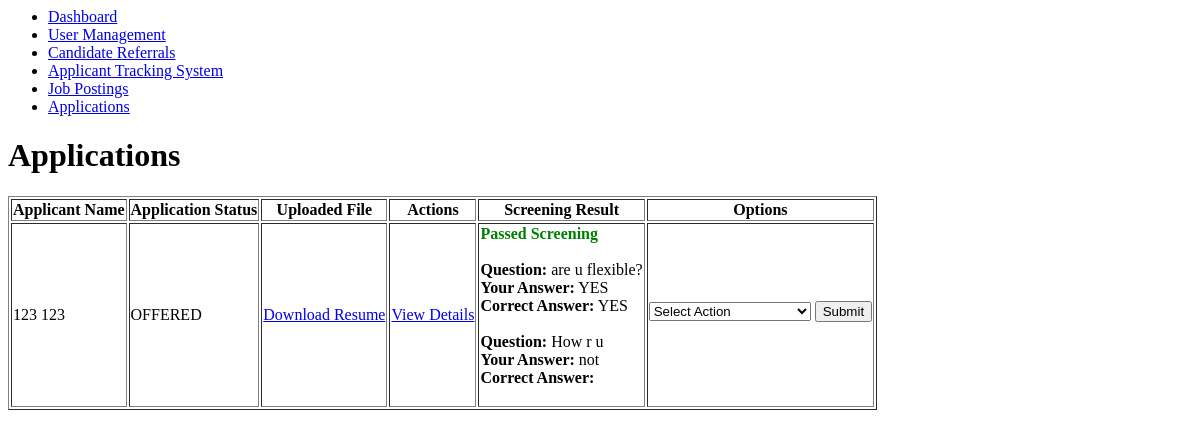
Before: /recruiter/application.php (signed in) with the older database file.
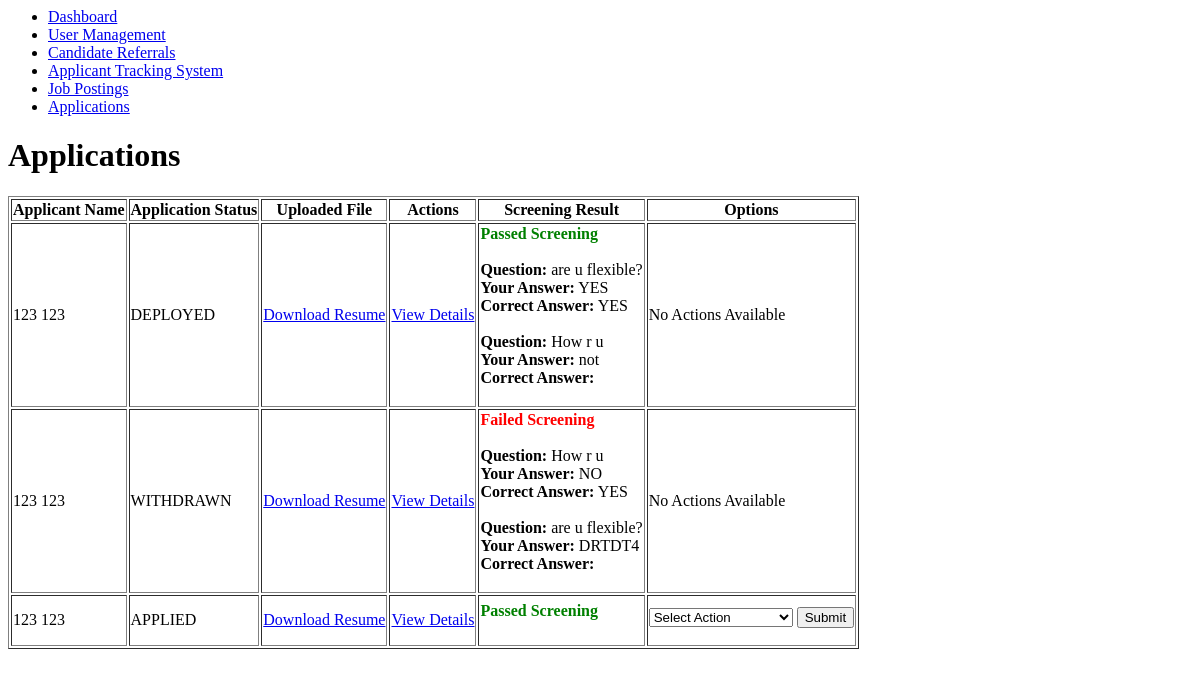
After: the same page with the newer database file.
### tables this page shows
CREATE TABLE `applications` (
  `application_id` int(11) NOT NULL,
  `job_id` int(11) NOT NULL,
  `profile_id` int(11) NOT NULL,
  `resume` varchar(255) DEFAULT NULL,
  `application_status` enum('APPLIED','SCREENING','INTERVIEW','OFFERED','DEPLOYED','REJECTED','WITHDRAWN') NOT NULL,
  `rejection_reason` text DEFAULT NULL,
  `referral_source` enum('referral_applicants','social_media_applicants','career_site_applicants') DEFAULT 'career_site_applicants',
  `time_applied` datetime NOT NULL,
  `recruiter_id` int(11) NOT NULL,
  `withdrawn_at` datetime DEFAULT NULL
);

CREATE TABLE `profiles` (
  `profile_id` int(11) NOT NULL,
  `user_id` int(11) NOT NULL,
  `fname` varchar(100) NOT NULL,
  `lname` varchar(100) NOT NULL,
  `age` int(11) DEFAULT NULL,
  `phone` varchar(45) DEFAULT NULL,
  `address` varchar(255) DEFAULT NULL,
  `civil_status` varchar(45) DEFAULT NULL,
  `linkedin_link` varchar(255) DEFAULT NULL,
  `facebook_link` varchar(255) DEFAULT NULL,
  `referral_code` varchar(100) DEFAULT NULL,
  `education_level` enum('PRIMARY','SECONDARY','TERTIARY','POSTGRADUATE') DEFAULT NULL,
  `school_graduated` varchar(255) DEFAULT NULL,
  `year_graduated` varchar(4) DEFAULT NULL,
  `degree` varchar(255) DEFAULT NULL
);

CREATE TABLE `application_answers` (
  `answer_id` int(11) NOT NULL,
  `application_id` int(11) NOT NULL,
  `question_id` int(11) NOT NULL,
  `answer_text` text NOT NULL
);

CREATE TABLE `questionnaire_template` (
  `question_id` int(11) NOT NULL,
  `job_id` int(11) NOT NULL,
  `question_text` text NOT NULL,
  `is_required` tinyint(1) DEFAULT 1,
  `question_type` enum('TEXT','YES_NO') DEFAULT 'TEXT',
  `is_dealbreaker` tinyint(1) DEFAULT 0,
  `correct_answer` varchar(255) DEFAULT NULL
);

### recruiter/application.php (the view, shortened to what this page needs)
<?php
include '../db.php';
include 'sidebar.php';
$applications_sql = "
    SELECT a.*, p.fname AS applicant_fname, p.lname AS applicant_lname, a.resume AS resume_file, p.profile_id
    FROM applications a
    JOIN profiles p ON a.profile_id = p.profile_id
";
$applications_result = $conn->query($applications_sql);
?>
<!DOCTYPE html>
<html lang="en">
<head>
</head>
<body>
    <h1>Applications</h1>
    <table border="1">
        <thead>
            <tr>
                <th>Applicant Name</th>
                <th>Application Status</th>
                <th>Uploaded File</th>
                <th>Actions</th>
                <th>Screening Result</th>
                <th>Options</th>
            </tr>
        </thead>
        <tbody>
            <?php while ($application = $applications_result->fetch_assoc()): ?>
                <tr>
                    <td><?php echo htmlspecialchars($application['applicant_fname'] . ' ' . $application['applicant_lname']); ?></td>
                    <td><?php echo htmlspecialchars($application['application_status']); ?></td>
                    <td>
                        <?php if (!empty($application['resume_file'])): ?>
                            <?php
                            $uploaded_file_path = '../applicant/uploads/' . htmlspecialchars($application['resume_file']);
                            ?>
                            <a href="<?php echo $uploaded_file_path; ?>" target="_blank" download>Download Resume</a>
                        <?php else: ?>
                            No file uploaded.
                        <?php endif; ?>
                    </td>
                    <td><a href="view_application.php?application_id=<?php echo $application['application_id']; ?>">View Details</a></td>
                    <td>
                        <?php
                        $screen_sql = "
                        SELECT q.question_text, aa.answer_text, q.correct_answer, q.question_type
                        FROM questionnaire_template q
                        JOIN application_answers aa ON q.question_id = aa.question_id
                        WHERE aa.application_id = '" . $application['application_id'] . "'
                        ";
                        $screen_result = $conn->query($screen_sql);
                        $failed_screening = false;
                        if (!$screen_result) {
                            echo "Error screening application: " . $conn->error;
                        } else {
                            while ($row = $screen_result->fetch_assoc()) {
                                if ($row['question_type'] !== 'TEXT' && $row['answer_text'] !== $row['correct_answer']) {
                                    $failed_screening = true;
                                }
                            }
                            if ($failed_screening) {
                                echo "<strong style='color: red;'>Failed Screening</strong><br><br>";
                            } else {
                                echo "<strong style='color: green;'>Passed Screening</strong><br><br>";
                            }
                            $screen_result->data_seek(0);
                            while ($row = $screen_result->fetch_assoc()) {
                                echo "<strong>Question:</strong> " . htmlspecialchars($row['question_text']) . "<br>";
                                echo "<strong>Your Answer:</strong> " . htmlspecialchars($row['answer_text']) . "<br>";
                                echo "<strong>Correct Answer:</strong> " . htmlspecialchars($row['correct_answer']) . "<br><br>";
                            }
                        }
                        ?>
                    </td>
                    <td>
                        <?php if ($application['application_status'] == 'DEPLOYED' || $application['application_status'] == 'WITHDRAWN' || $application['application_status'] == 'REJECTED'): ?>
                            <p>No Actions Available</p>
                        <?php else: ?>
                            <form action="process_application.php" method="POST" style="margin-top: 10px;">
                                <select name="decision" required onchange="toggleFields(this)" data-application-id="<?php echo $application['application_id']; ?>">
                                    <option value="">Select Action</option>
                                </select>
                                <button type="submit">Submit</button>
                            </form>
                        <?php endif; ?>
                    </td>
                </tr>
            <?php endwhile; ?>
        </tbody>
    </table>
</body>
</html>

### recruiter/sidebar.php
<aside class="sidebar">
    <nav class="sidebar-nav">
        <ul>
            <li><a href="dashboard.php">Dashboard</a></li>
            <li><a href="user_management.php">User Management</a></li>
            <li><a href="referrals.php">Candidate Referrals</a></li>
            <li><a href="applicant_tracking.php">Applicant Tracking System</a></li>
            <li><a href="view_job.php">Job Postings</a></li>
            <li><a href="application.php">Applications</a></li>
        </ul>
    </nav>
</aside>

Changed rows visible on the page:
changed applications: application_status "OFFERED" → "DEPLOYED"; decision "Select Action" → (not shown); application_status "Submit" → "No Actions Available"
added applications: profile.lname "123 123", application_status "WITHDRAWN", shows "Failed Screening", shows "No Actions Available"
added application_answers: question.question_text "How r u", answer_text "NO", question.correct_answer "YES", shown under "123 123"
added application_answers: question.question_text "are u flexible?", answer_text "DRTDT4", shown under "123 123"
added applications: profile.lname "123 123", application_status "APPLIED", shows "Passed Screening"
